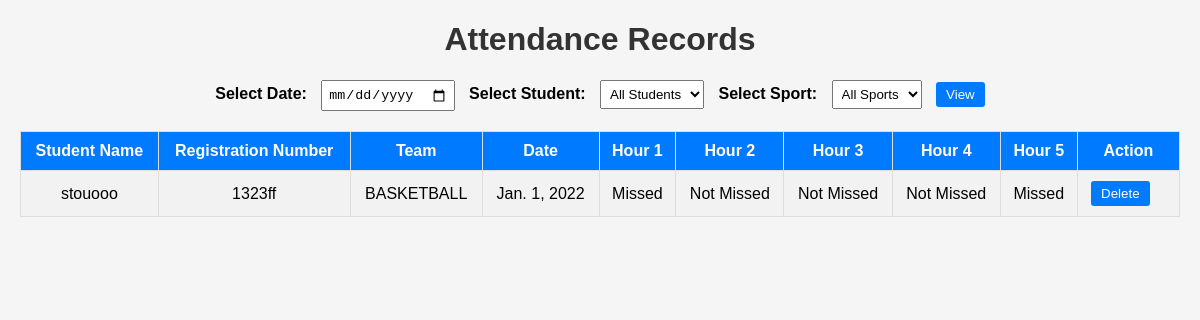
Before: /view_attendance/ (signed in) with the older database file.
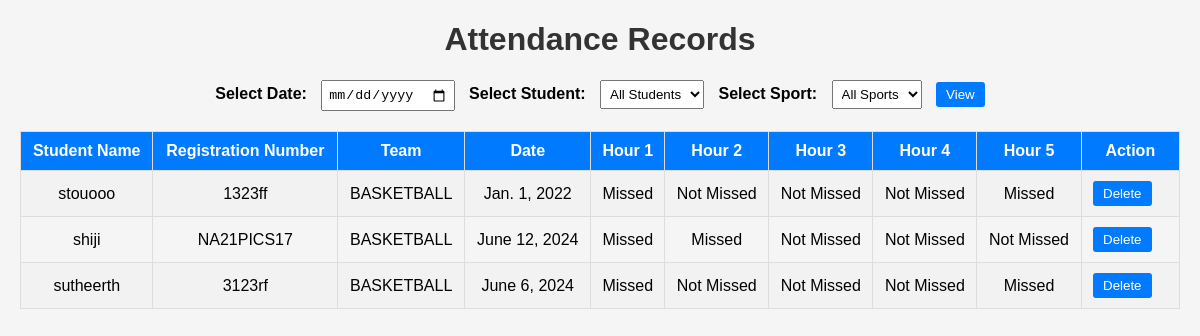
After: the same page with the newer database file.
### SDMSapp/models.py (models this page shows, shortened)
class Attendance(models.Model):
    student = models.ForeignKey(Student, on_delete=models.CASCADE)
    item = models.ForeignKey(Item, on_delete=models.CASCADE, null= True)
    date = models.DateField()
    hour_1 = models.BooleanField(default=False)
    hour_2 = models.BooleanField(default=False)
    hour_3 = models.BooleanField(default=False)
    hour_4 = models.BooleanField(default=False)
    hour_5 = models.BooleanField(default=False)
    @property
    def hour_1_missed(self):
        return not self.hour_1
    @property
    def hour_2_missed(self):
        return not self.hour_2
    @property
    def hour_3_missed(self):
        return not self.hour_3
    @property
    def hour_4_missed(self):
        return not self.hour_4
    @property
    def hour_5_missed(self):
        return not self.hour_5

class Student(models.Model):
    name = models.CharField(max_length=50)
    year_of_admission = models.IntegerField()
    admission_no = models.IntegerField()
    programme_id = models.ForeignKey(Programme, on_delete=models.CASCADE, null=True)
    uty_reg_no = models.CharField(max_length=50, unique = True)
    place = models.CharField(max_length=50)
    department = models.ForeignKey(Department, on_delete=models.CASCADE, null=True)
    phone_number = models.CharField(
        max_length=10,
        validators=[RegexValidator(regex='^\d{10}$', message='Phone number must be 10 to 15 digits')],
        default = 0
    )
    aadhar_number = models.CharField(
        max_length=16,
        validators=[RegexValidator(regex='^\d{16}$', message='Aadhaar number must be exactly 16 digits')],
        default = 0
    )
    dob = models.DateField(null =True)
    city = models.CharField(max_length=50)
    district = models.CharField(max_length=50)
    DISTRICT = [
    ('ALAPPUZHA', 'Alappuzha'),
    ('ERNAKULAM', 'Ernakulam'),
    ('IDUKKI', 'Idukki'),
    ('KANNUR', 'Kannur'),
    ('KASARAGOD', 'Kasaragod'),
    ('KOLLAM', 'Kollam'),
    ('KOTTAYAM', 'Kottayam'),
    ('KOZHIKODE', 'Kozhikode'),
    ('MALAPPURAM', 'Malappuram'),
    ('PALAKKAD', 'Palakkad'),
    ('PATHANAMTHITTA', 'Pathanamthitta'),
    ('THIRUVANANTHAPURAM', 'Thiruvananthapuram'),
    ('THRISSUR', 'Thrissur'),
    ('WAYANAD', 'Wayanad'),
]
    district = models.CharField(max_length=50,  choices=DISTRICT, default='Active')
    pincode = models.CharField(max_length=50)
    def __str__(self):
        return str(self.name)

class Item(models.Model):
    item_name = models.CharField(max_length=50)
    ITEM_TYPE = [
         ('SPORTS', 'SPORTS'),
         ('ATHLETICS', 'ATHLETICS'),
    ]
    item_type = models.CharField(max_length=50,  choices=ITEM_TYPE, default='Active')
    no_of_players = models.IntegerField()

### SDMSapp/views.py (the view)
# urls.py: path('view_attendance/', view_attendance, name='view_attendance'),
@login_required
def view_attendance(request):
    date = request.GET.get('date', None)
    if date:
        attendance_records = Attendance.objects.filter(date=date)
    else:
        attendance_records = Attendance.objects.all()
    return render(request, 'SDMSapp/view_attendance.html', {'attendance_records': attendance_records, 'selected_date': date})

### SDMSapp/templates/SDMSapp/view_attendance.html (shortened to what this page needs)
<!DOCTYPE html>
<html>
<head>
</head>
<body>
    <h1>Attendance Records</h1>
    <form method="get">
        <label for="date">Select Date:</label>
        <input type="date" id="date" name="date" value="{{ selected_date }}">
        <label for="student">Select Student:</label>
        <select id="student" name="student">
            <option value="">All Students</option>
        </select>
        <label for="sport">Select Sport:</label>
        <select id="sport" name="sport">
            <option value="">All Sports</option>
        </select>
        <button type="submit">View</button>
    </form>
    <table>
        <tr>
            <th>Student Name</th>
            <th>Registration Number</th>
            <th>Team</th>
            <th>Date</th>
            <th>Hour 1 </th>
            <th>Hour 2 </th>
            <th>Hour 3 </th>
            <th>Hour 4 </th>
            <th>Hour 5 </th>
            <th>Action</th>
        </tr>
        {% for attendance in attendance_records %}
        <tr>
            <td>{{ attendance.student }}</td>
            <td>{{ attendance.student.uty_reg_no }}</td>
            <td>{{ attendance.item.item_name }}</td>
            <td>{{ attendance.date }}</td>
            <td>{{ attendance.hour_1_missed|yesno:"Not Missed,Missed" }}</td>
            <td>{{ attendance.hour_2_missed|yesno:"Not Missed,Missed" }}</td>
            <td>{{ attendance.hour_3_missed|yesno:"Not Missed,Missed" }}</td>
            <td>{{ attendance.hour_4_missed|yesno:"Not Missed,Missed" }}</td>
            <td>{{ attendance.hour_5_missed|yesno:"Not Missed,Missed" }}</td>
            <td>
                <a  style='margin-right:16px' href="{% url 'delete_attendance' attendance.id %}">
                    <button>Delete</button>
                </a>
            </td>
        </tr>
        {% endfor %}
    </table>
</body>
</html>

Changed rows visible on the page:
added Attendance: student "shiji", student.uty_reg_no "NA21PICS17", item.item_name "BASKETBALL", date "June 12, 2024", hour_1_missed "Missed", hour_2_missed "Missed", hour_3_missed "Not Missed", hour_4_missed "Not Missed", hour_5_missed "Not Missed"
added Attendance: student "sutheerth", student.uty_reg_no "3123rf", item.item_name "BASKETBALL", date "June 6, 2024", hour_1_missed "Missed", hour_2_missed "Not Missed", hour_3_missed "Not Missed", hour_4_missed "Not Missed", hour_5_missed "Missed"
